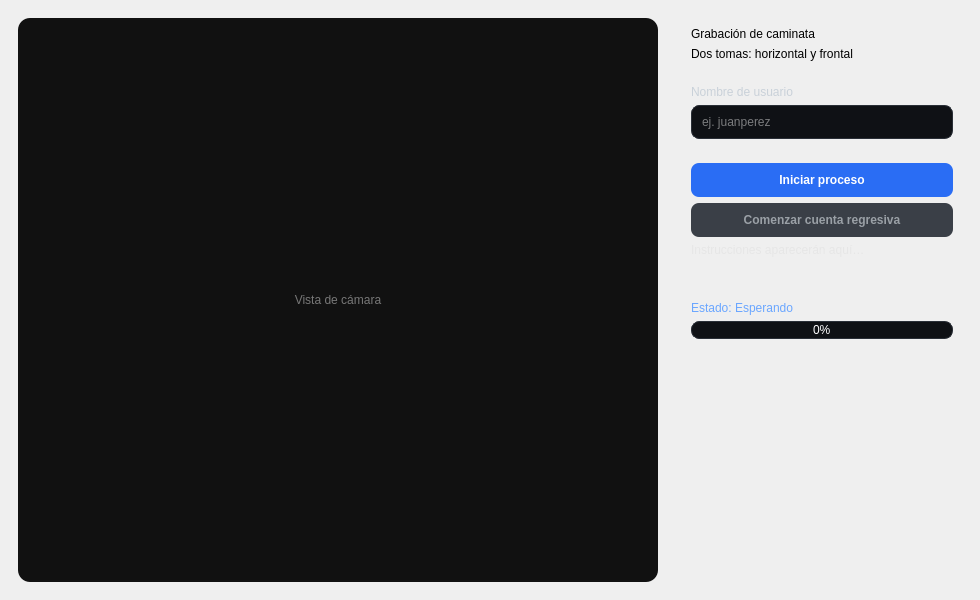
<?xml version="1.0" encoding="UTF-8"?>
<ui version="4.0">
 <class>MainWindow</class>
 <widget class="QMainWindow" name="MainWindow">
  <property name="geometry">
   <rect>
    <x>0</x><y>0</y><width>980</width><height>600</height>
   </rect>
  </property>
  <property name="windowTitle">
   <string>Grabación de caminata</string>
  </property>
  <widget class="QWidget" name="centralwidget">
   <layout class="QHBoxLayout" name="horizontalLayout" stretch="3,2">
    <item>
     <widget class="QFrame" name="frameVideo">
      <property name="frameShape"><enum>QFrame::NoFrame</enum></property>
      <layout class="QVBoxLayout" name="verticalLayoutVideo">
       <item>
        <widget class="QLabel" name="videoLabel">
         <property name="minimumSize">
          <size><width>640</width><height>360</height></size>
         </property>
         <property name="alignment"><set>Qt::AlignCenter</set></property>
         <property name="text">
          <string>Vista de cámara</string>
         </property>
         <property name="styleSheet">
          <string notr="true">background: #111; color: #777; border-radius: 12px;</string>
         </property>
        </widget>
       </item>
      </layout>
     </widget>
    </item>
    <item>
     <widget class="QFrame" name="frameSide">
      <property name="styleSheet">
       <string notr="true">
#card { background: #1c1f24; border-radius: 14px; }
QLineEdit, QPushButton, QProgressBar { border-radius: 8px; }
QLineEdit { background:#0f1115; border:1px solid #2a2f37; color:#e6e6e6; padding:8px;}
QPushButton { background:#2a6df4; color:white; padding:10px; border:none; font-weight:600;}
QPushButton:disabled { background:#3a3f47; color:#9aa0a6;}
QLabel#title { font-size:18pt; font-weight:700; color:#ffffff;}
QLabel#subtitle { font-size:10pt; color:#9aa0a6;}
QLabel#status { font-size:11pt; }
QLabel#countdown { font-size:36pt; font-weight:700; color:#ffffff; }
QProgressBar { background:#0f1115; border:1px solid #2a2f37; color:white; text-align:center; height:16px;}
QProgressBar::chunk { background:#2a6df4; border-radius:8px;}
       </string>
      </property>
      <layout class="QVBoxLayout" name="verticalLayoutSide" stretch="0,0,0,0,0,1,0,0">
       <item>
        <widget class="QFrame" name="cardHeader">
         <property name="objectName"><string>card</string></property>
         <layout class="QVBoxLayout" name="layoutHeader">
          <item>
           <widget class="QLabel" name="titleLabel">
            <property name="objectName"><string>title</string></property>
            <property name="text"><string>Grabación de caminata</string></property>
           </widget>
          </item>
          <item>
           <widget class="QLabel" name="subtitleLabel">
            <property name="objectName"><string>subtitle</string></property>
            <property name="text"><string>Dos tomas: horizontal y frontal</string></property>
           </widget>
          </item>
         </layout>
        </widget>
       </item>
       <item>
        <widget class="QFrame" name="cardUser">
         <property name="objectName"><string>card</string></property>
         <layout class="QVBoxLayout" name="layoutUser">
          <item>
           <widget class="QLabel" name="nameLbl">
            <property name="text"><string>Nombre de usuario</string></property>
            <property name="styleSheet"><string notr="true">color:#c9d1d9;</string></property>
           </widget>
          </item>
          <item>
           <widget class="QLineEdit" name="nameEdit">
            <property name="placeholderText"><string>ej. juanperez</string></property>
           </widget>
          </item>
         </layout>
        </widget>
       </item>
       <item>
        <widget class="QFrame" name="cardControls">
         <property name="objectName"><string>card</string></property>
         <layout class="QVBoxLayout" name="layoutControls">
          <item>
           <widget class="QPushButton" name="startBtn">
            <property name="text"><string>Iniciar proceso</string></property>
           </widget>
          </item>
          <item>
           <widget class="QPushButton" name="goBtn">
            <property name="text"><string>Comenzar cuenta regresiva</string></property>
            <property name="enabled"><bool>false</bool></property>
           </widget>
          </item>
          <item>
           <widget class="QLabel" name="instructionLbl">
            <property name="text"><string>Instrucciones aparecerán aquí…</string></property>
            <property name="styleSheet"><string notr="true">color:#e6e6e6;</string></property>
            <property name="wordWrap"><bool>true</bool></property>
           </widget>
          </item>
          <item>
           <widget class="QLabel" name="countdownLbl">
            <property name="objectName"><string>countdown</string></property>
            <property name="text"><string/></property>
            <property name="alignment"><set>Qt::AlignHCenter|Qt::AlignVCenter</set></property>
           </widget>
          </item>
         </layout>
        </widget>
       </item>
       <item>
        <widget class="QFrame" name="cardStatus">
         <property name="objectName"><string>card</string></property>
         <layout class="QVBoxLayout" name="layoutStatus">
          <item>
           <widget class="QLabel" name="statusLbl">
            <property name="objectName"><string>status</string></property>
            <property name="text"><string>Estado: Esperando</string></property>
            <property name="styleSheet"><string notr="true">color:#6aa6ff;</string></property>
            <property name="wordWrap"><bool>true</bool></property>
           </widget>
          </item>
          <item>
           <widget class="QProgressBar" name="progressBar">
            <property name="value"><number>0</number></property>
           </widget>
          </item>
         </layout>
        </widget>
       </item>
       <item>
        <spacer name="spacer"><property name="orientation"><enum>Qt::Vertical</enum></property><property name="sizeHint"><size><width>20</width><height>40</height></size></property></spacer>
       </item>
       <item>
        <widget class="QLabel" name="footerLbl">
         <property name="text"><string></string></property>
         <property name="alignment"><set>Qt::AlignCenter</set></property>
         <property name="styleSheet"><string notr="true">color:#5f6a7a;</string></property>
        </widget>
       </item>
      </layout>
     </widget>
    </item>
   </layout>
  </widget>
 </widget>
 <resources/>
 <connections/>
</ui>
